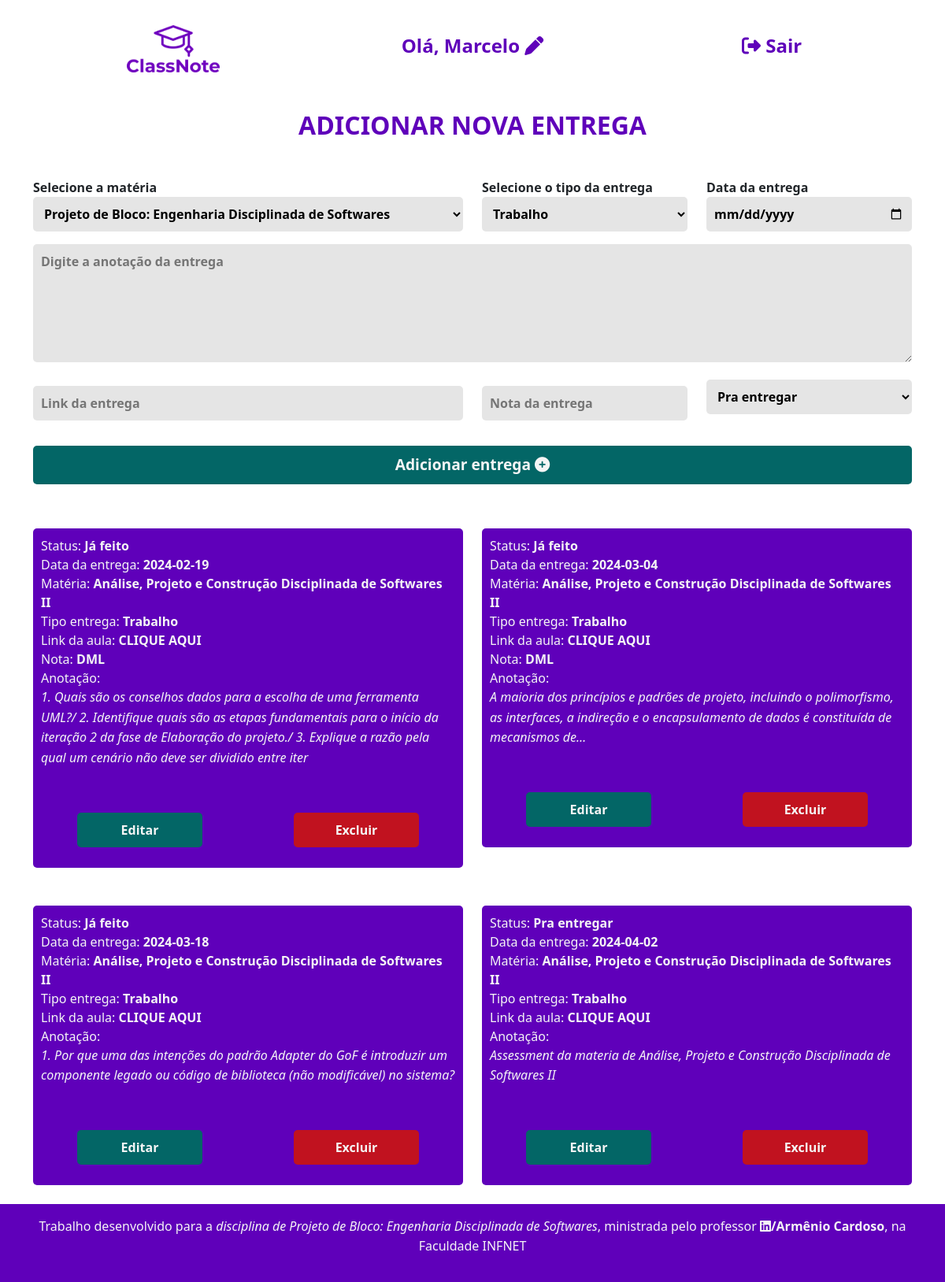
Screenshot of /entrega.php (signed in) with the database file from the repository.
### tables this page shows
CREATE TABLE `entregas` (
  `id` int(11) NOT NULL,
  `materia_id` int(11) NOT NULL,
  `tipo_entrega` varchar(255) NOT NULL,
  `data_entrega` date NOT NULL,
  `status_entrega` varchar(255) NOT NULL,
  `anotacao_entrega` varchar(255) NOT NULL,
  `link_entrega` varchar(255) NOT NULL,
  `nota_entrega` varchar(255) DEFAULT NULL
);

CREATE TABLE `materias` (
  `id` int(11) NOT NULL,
  `nome` varchar(255) NOT NULL,
  `professor` varchar(255) NOT NULL,
  `segunda` tinyint(1) NOT NULL,
  `terca` tinyint(1) NOT NULL,
  `quarta` tinyint(1) NOT NULL,
  `quinta` tinyint(1) NOT NULL,
  `sexta` tinyint(1) NOT NULL,
  `sabado` tinyint(1) NOT NULL,
  `domingo` tinyint(1) NOT NULL,
  `hora` time NOT NULL
);

### entrega.php (the view, shortened to what this page needs)
<?php
include './includes/head.php';
$id_entrega = isset($_GET['id']) ? htmlspecialchars($_GET['id']) : '';
$id_materia = isset($_GET['materia_i']) ? htmlspecialchars($_GET['materia_i']) : '';
$data_entrega = isset($_GET['data_entrega']) ? htmlspecialchars($_GET['data_entrega']) : '';
$link_entrega = isset($_GET['link_entrega']) ? htmlspecialchars($_GET['link_entrega']) : '';
$nota_entrega = isset($_GET['nota_entrega']) ? htmlspecialchars($_GET['nota_entrega']) : '';
?>
<div class="aula">
    <div class="container">
        <?php include './includes/header.php'; ?>
        <?php
        include './bd/conexao.php';
        $sql = "SELECT * FROM materias";
        $sql_entrega = "SELECT e.id, e.materia_id, m.nome, e.tipo_entrega, e.data_entrega, e.status_entrega, e.anotacao_entrega, e.link_entrega, e.nota_entrega FROM entregas e INNER JOIN materias m ON e.materia_id = m.id;";
        $resultado_materias = $conexao->query($sql);
        $resultado_entrega = $conexao->query($sql_entrega);
        if ($resultado_materias->num_rows > 0) {
            include './includes/form_entrega.php';
         } else {
            echo '
                <div class="d-flex justify-content-center align-items-center vh-100">
                    <p>Ainda não há matérias disponíveis. <a href="materia.php">Adicione uma matéria</a> para depois adicionar aulas.</p>
                </div>';
        }
        ?>
        <div class="row">
        <?php
            if ($resultado_entrega->num_rows > 0) {
                while ($row = $resultado_entrega->fetch_assoc()) {
                    $id_entrega = $row['id'];
                    $nome_materia = $row['nome'];
                    $tipo_entrega = $row['tipo_entrega'];
                    $data_entrega = $row['data_entrega'];
                    $status_entrega = $row['status_entrega'];
                    $anotacao_entrega = $row['anotacao_entrega'];
                    $link_entrega = $row['link_entrega'];
                    $nota_entrega = $row['nota_entrega'];
        ?>
                    <div class="col-xl-6 col-lg-6 col-md-12 col-sm-12 my-4">
                        <div class="lista-materia">
                            <span>Status: <b><?php echo $status_entrega; ?></b></span> <br />
                            <span>Data da entrega: <b><?php echo $data_entrega; ?></b></span> <br />
                            <span>Matéria: <b><?php echo $nome_materia; ?></b></span><br />
                            <span>Tipo entrega: <b><?php echo $tipo_entrega; ?></b></span><br />
                            <?php
                            if ($link_entrega !== "") {
                                echo '<span>Link da aula: <a href="'.$link_entrega.'" target="_blank"><b>CLIQUE AQUI</b></span></a><br />';
                            };
                            if ($nota_entrega !== "") {
                                echo '<span>Nota: <b>'.$nota_entrega.'</b></span><br />';
                            };
                            ?>
                            <span>Anotação: <p class="text-justify"><i><?php echo $anotacao_entrega; ?></i></p></span><br />
                            <div class="row">
                                <div class="col-xl-4 col-lg-4 col-md-12 col-sm-12 my-3 mx-auto text-center">
                                    <a href="./bd/select_entrega.php?id=<?php echo $id_entrega; ?>">
                                        <div class="btn-adicionar">
                                            Editar
                                        </div>
                                    </a>
                                </div>
                                <div class="col-xl-4 col-lg-4 col-md-12 col-sm-12 my-3 mx-auto text-center">
                                    <a href="./bd/delete_entrega.php?id=<?php echo $id_entrega; ?>">
                                        <div class="btn-excluir">
                                            Excluir
                                        </div>
                                    </a>
                                </div>
                            </div>
                        </div>
                    </div>
                <?php
                }
                } else {
                    echo '<div class="text-center"><i>Ainda não há aulas adicionadas</i></div>';
                }
                ?>
        </div>
    </div>
</div>
<?php
include './includes/footer.php';
?>

### includes/head.php (shortened to what this page needs)
<!doctype html>
<html lang="pt-BR">
    <head>
        <link href="https://cdn.jsdelivr.net/npm/bootstrap@5.3.3/dist/css/bootstrap.min.css" rel="stylesheet">
        <link href="./css/style.css" rel="stylesheet">
    </head>
    <body>

### includes/header.php
<header class="py-4">
        <div class="row">
            <div class="col-xl-4 col-lg-4 col-md-12 col-sm-12 text-center my-2 mx-auto d-flex justify-content-center align-items-center">
                <a href="./index.php">
                    <div class="btn-header">
                        <img src="./img/logo-classnote.png" alt="Logo do sistema do ClassNote" title="Logo do sistema do ClassNote">
                    </div>
                </a>
            </div>
            <div class="col-xl-4 col-lg-4 col-md-12 col-sm-12 text-center my-2 mx-auto d-flex justify-content-center align-items-center">
                <a href="./cadastro.php?nome=<?php echo urlencode($_SESSION['nome_usuario']); ?>&sobrenome=<?php echo urlencode($_SESSION['sobrenome_usuario']); ?>&email=<?php echo urlencode($_SESSION['email_usuario']); ?>&instituicao=<?php echo urlencode($_SESSION['instituicao_usuario']); ?>&privacidade=<?php echo urlencode($_SESSION['privacidade_usuario']); ?>&comunicacao=<?php echo urlencode($_SESSION['comunicacao_usuario']); ?>">
                    <div class="btn-header">
                        <h3>Olá, <?php echo $_SESSION['nome_usuario']; ?> <i class="fa-solid fa-pen"></i></h3>
                    </div>
                </a>
            </div>
            <div class="col-xl-4 col-lg-4 col-md-12 col-sm-12 text-center my-2 mx-auto d-flex justify-content-center align-items-center">
                <a href="./bd/logout.php">
                    <div class="btn-header">
                        <h3><i class="fa-solid fa-right-from-bracket"></i> Sair</h3>
                    </div>
                </a>
            </div>
        </div>
</header>

### includes/form_entrega.php (shortened to what this page needs)
<div class="row">
    <?php
        if (!isset($_GET['id']) && empty($id_materia)) {
            echo '
            <div class="col-12 justify-content-center align-items-center text-center my-3">
                <h2>ADICIONAR NOVA ENTREGA</h2>
            </div>
            ';
        } else {
            echo '
            <div class="col-12 justify-content-center align-items-center text-center my-3">
                <h2>EDITAR ENTREGA</h2>
            </div>
            ';
        }
    ?>
    <?php
        if (!isset($_GET['id']) && empty($id_entrega)) {
            echo '<form action="./bd/insert_entrega.php" method="POST" class="py-3">';
        } else {
            echo '<form action="./bd/update_entrega.php" method="POST" class="py-3">';
        }
    ?>
        <div class="row">
            <div class="col-xl-6 col-lg-6 col-md-12 col-sm-12 my-2 mx-auto">
                <label for="materia"><b>Selecione a matéria</b></label><br>
                <?php include './bd/list_materias.php' ?>
            </div>
            <div class="col-xl-3 col-lg-3 col-md-12 col-sm-12 my-2 mx-auto">
                <label for="tipo_entrega"><b>Selecione o tipo da entrega</b></label><br>
                <select name="tipo_entrega">
                    <option value="Trabalho">Trabalho</option>
                </select>
            </div>
            <div class="col-xl-3 col-lg-3 col-md-12 col-sm-12 my-2 mx-auto">
                <label for="data"><b>Data da entrega</b></label>
                <input type="date" id="data" name="data" value="<?php echo isset($data_entrega) ? $data_entrega : ''; ?>">
            </div>
            <div class="col-xl-12 col-lg-12 col-md-12 col-sm-12 my-2 mx-auto">
                <textarea id="anotacao" name="anotacao" maxlength="500" style="height:150px;" placeholder="Digite a anotação da entrega"><?php echo isset($anotacao_entrega) ? htmlspecialchars($anotacao_entrega) : ''; ?></textarea>
            </div>
            <div class="col-xl-6 col-lg-6 col-md-12 col-sm-12 my-2 mx-auto">
                <input type="text" class="my-2" placeholder="Link da entrega" id="link_entrega" name="link_entrega" value="<?php echo isset($link_entrega) ? $link_entrega : ''; ?>">
            </div>
            <div class="col-xl-3 col-lg-3 col-md-12 col-sm-12 my-2 mx-auto">
                <input type="text" class="my-2" placeholder="Nota da entrega" id="nota_entrega" name="nota_entrega" value="<?php echo isset($nota_entrega) ? $nota_entrega : ''; ?>">
            </div>
            <div class="col-xl-3 col-lg-3 col-md-12 col-sm-12 my-2 mx-auto">
                <select name="status_entrega">
                    <option value="Pra entregar">Pra entregar</option>
                </select>
            </div>
            <div class="col-12">
                <button type="submit" class="my-3 text-center btn-green">Adicionar entrega <i class="fa-solid fa-circle-plus"></i></button>
            </div>
        </div>
    </form>
</div>

### bd/list_materias.php (shortened to what this page needs)
<select name="materia_id">
    <?php
    include 'conexao.php';
    $valor_selecionado = isset($_GET['materia_id']) ? $_GET['materia_id'] : '';
    $sql = "SELECT id, nome FROM materias";
    $resultado = $conexao->query($sql);
    if ($resultado->num_rows > 0) {
        while ($row = $resultado->fetch_assoc()) {
            $id_materia = $row['id'];
            $nome_materia = $row['nome'];
            $selected = ($id_materia == $valor_selecionado) ? 'selected' : '';
            echo "<option value=\"$id_materia\" $selected>$nome_materia</option>";
        }
    } else {
        echo "<option value=\"\">Nenhuma matéria encontrada</option>";
    }
    ?>
</select>

### includes/footer.php (shortened to what this page needs)
        <footer class="p-3 text-center">
            <p>
                Trabalho desenvolvido para a <i>disciplina de Projeto de Bloco: Engenharia Disciplinada de Softwares</i>, ministrada pelo professor <a href="https://www.linkedin.com/in/armeniocardoso" target="_blank"><b><i class="fa-brands fa-linkedin"></i>/Armênio Cardoso</b></a>, na Faculdade INFNET
            </p>
        </footer>
    </body>
</html>

### css/style.css (style rules this page uses)
:root { --cor-primaria: #5F00BA; --cor-secundaria: #F5F5F5; --cor-vermelha: #c1121f; --cor-verde: #036666; --bg-input: #e5e5e5; }
h2 { font-size: 2rem; }
h3 { font-size: 1.5rem; }
p { font-size: 1rem; line-height: 1.6; margin-bottom: 1rem; }
a { text-decoration: none !important; color: inherit !important; }
input, select, textarea { padding: 10px; width: 100%; height: auto; border: 0px; border-radius: 5px; background: var(--bg-input); font-weight: 600; }
textarea { height: 150px !important; }
.btn-green { height: auto; width: 100%; padding: 10px; border: 0px; border-radius: 5px; font-weight: 600; background: var(--cor-verde); color: var(--cor-secundaria); font-size: 1.2em; }
.btn-adicionar { background: var(--cor-verde); color: var(--cor-secundaria); padding: 10px; font-weight: 600; border-radius: 5px; }
.btn-excluir { background: var(--cor-vermelha); color: var(--cor-secundaria); padding: 10px; font-weight: 600; border-radius: 5px; }
header { background: #FFF; border-radius: 0px 0px 5px 5px; }
header h3 { font-weight: 600; color: var(--cor-primaria); }
header img { height: 60px; width: auto; }
.aula h2 { color: var(--cor-primaria); font-weight: 800; }
.lista-materia { background: var(--cor-primaria); color: var(--cor-secundaria); padding: 10px; border-radius: 5px; }
footer { background-color: var(--cor-primaria); color: var(--cor-secundaria); }

### rows the page displays
entregas: status_entrega "Já feito", data_entrega "2024-02-19", materias.nome "Análise, Projeto e Construção Disciplinada de Softwares II", tipo_entrega "Trabalho", nota_entrega "DML", anotacao_entrega "1. Quais são os conselhos dados para a escolha de uma ferramenta UML?/ 2. Identifique quais são as etapas fundamentais para o início da iteração 2 da fase de Elaboração do projeto./ 3. Explique a razão pela qual um cenário não deve ser dividido entre iter"
entregas: status_entrega "Já feito", data_entrega "2024-03-04", materias.nome "Análise, Projeto e Construção Disciplinada de Softwares II", tipo_entrega "Trabalho", nota_entrega "DML", anotacao_entrega "A maioria dos princípios e padrões de projeto, incluindo o polimorfismo, as interfaces, a indireção e o encapsulamento de dados é constituída de mecanismos de…"
entregas: status_entrega "Já feito", data_entrega "2024-03-18", materias.nome "Análise, Projeto e Construção Disciplinada de Softwares II", tipo_entrega "Trabalho", anotacao_entrega "1. Por que uma das intenções do padrão Adapter do GoF é introduzir um componente legado ou código de biblioteca (não modificável) no sistema?"
entregas: status_entrega "Pra entregar", data_entrega "2024-04-02", materias.nome "Análise, Projeto e Construção Disciplinada de Softwares II", tipo_entrega "Trabalho", anotacao_entrega "Assessment da materia de Análise, Projeto e Construção Disciplinada de Softwares II"

### other values shown
$_SESSION['nome_usuario'] "Marcelo"
form field materia_id "Projeto de Bloco: Engenharia Disciplinada de Softwares"
